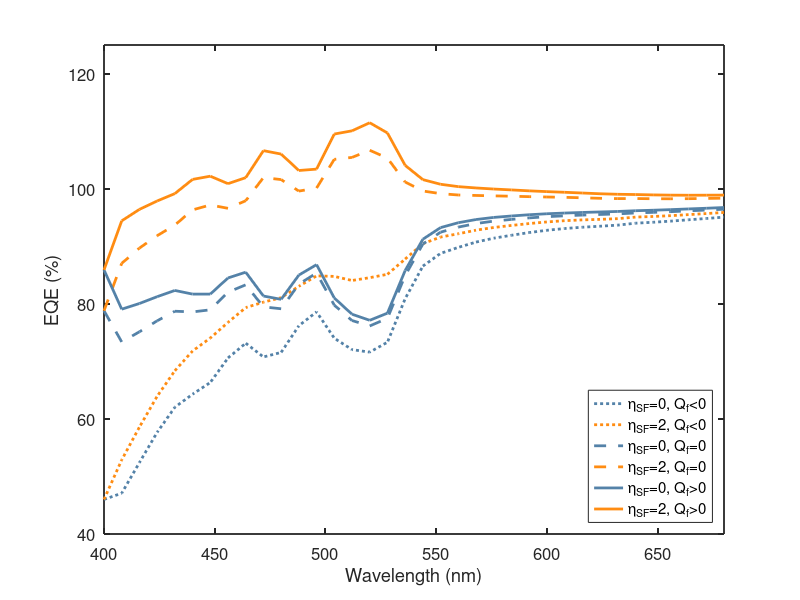

Recreate this plot in MATLAB.
% plot_eqe_from_rows.m
clear; close all; clc;

% Wavelength axis (nm)
wl = 400:8:680;  % 36 points

% ---- Paste your six series exactly as provided --------------------------
% sf0_qf_pos = [ ...
% 97.35027069 88.25702271 87.99994517 88.01814943 88.15971064 86.69079864 86.10958279 88.49567689 89.05091319 84.40307627 83.43830288 87.53223702 89.17613365 83.02748396 79.96929131 78.73397051 79.83739851 87.19497871 92.57562364 94.54532511 95.33865838 95.7863095 96.06576077 96.24010851 96.38673362 96.4911113 96.56067964 96.63010637 96.69215419 96.74759197 96.81392569 96.88148214 96.95814236 97.04859582 97.13490258 97.23303628];
% 
% sf2_qf_pos = [ ...
% 97.35027069 106.3687551 107.2955554 107.6407242 108.0189205 110.2089614 110.285672 107.8280501 108.4346886 114.2120742 113.2226501 108.9769495 108.7633572 116.6454019 117.5729124 119.2416397 116.785305 108.7714489 104.801545 103.4319159 102.7402258 102.2626472 101.8859907 101.5863507 101.2847726 101.0299877 100.8206992 100.6155306 100.4221488 100.2723985 100.1362455 100.0216289 99.92742711 99.85548236 99.81363556 99.77775417];
% 
% sf0_qf_neg = [ ...
% 80.59661039	74.82437778	76.38945521	78.11430462	79.6345199	79.38573366	79.65658854	82.65839324	83.86661632	79.95644162	79.56362205	83.83342291	85.72982796	80.09314302	77.38531918	76.4100241	77.71601315	85.13966121	90.61411343	92.66384156	93.53899387	94.14127329	94.5507757	94.83375026	95.0861638	95.28613615	95.43242341	95.55292706	95.65219598	95.75073793	95.90530323	96.00525653	96.12060509	96.25759838	96.3895706	96.53240699];
% 
% sf2_qf_neg = [ ...
% 80.59661039 88.91629636 91.40249446 93.3817391 95.08606846 97.68414662 98.46690349 97.70003243 98.94824874 103.1494654 102.7374656 100.5185757 100.969753 106.2497131 106.6429836 107.9271963 106.4634953 101.9273275 100.1265439 99.57809146 99.29781491 99.18021537 99.07923024 98.99341664 98.89710372 98.81762807 98.74694956 98.65380315 98.55433395 98.49322847 98.49024809 98.44846091 98.43086954 98.44150822 98.47377002 98.51233541];
% 
% sf0_qf_zero = [ ...
% 95.76084978 86.98267114 86.89846432 87.07858106 87.35093938 85.99778622 85.49741298 87.94193031 88.55912866 83.98128338 83.07078887 87.18142811 88.84930069 82.74923279 79.72429627 78.51366565 79.63634447 87.00025568 92.38986442 94.36719668 95.16832388 95.63070234 95.92254855 96.10725691 96.26398072 96.37749321 96.4544006 96.52871871 96.59433409 96.65390643 96.72871581 96.79939069 96.87977942 96.97472557 97.06544994 97.16791926];
% 
% sf2_qf_zero = [ ...
% 95.76084978 104.7135187 105.788293 106.2884983 106.7925152 109.0213682 109.1650853 106.8677488 107.5352683 113.1634059 112.228779 108.1751638 108.02461 115.6601746 116.537123 118.169469 115.807246 108.1229783 104.3586777 103.0669047 102.4142382 101.9708443 101.6203805 101.341069 101.0590152 100.8209182 100.624833 100.4303305 100.2458878 100.1045872 99.98116805 99.87350097 99.78662086 99.72258399 99.68784985 99.65912238];


sf0_qf_pos = [ ...
85.90221981	79.07869803	80.0669307	81.25138034	82.33498808	81.69975393	81.70071755	84.50748702	85.5088519	81.36499041	80.79096271	85.00502208	86.82140453	81.02251555	78.20367087	77.14596625	78.38772936	85.79034282	91.23496996	93.25928107	94.10845993	94.66165609	95.02986234	95.27833083	95.49712499	95.66670188	95.78858194	95.89282714	95.98024288	96.0650529	96.19148867	96.28110267	96.38409645	96.50621496	96.62357609	96.75209061];

sf2_qf_pos = [ ...
85.90221981	94.43289266	96.424756	97.88638936	99.1706041	101.6372419	102.1959617	100.8964781	101.941419	106.6355247	106.0405993	103.1847456	103.4264446	109.5220562	110.0820855	111.4862834	109.7102629	104.0817638	101.5994768	100.7928754	100.3831278	100.1519619	99.9639537	99.81059982	99.64943035	99.51452767	99.40000725	99.27146467	99.1423403	99.05320246	99.00798039	98.94315749	98.90130324	98.8857489	98.89446805	98.90937147];

sf0_qf_neg = [ ...
46.00413731	47.08920491	52.41668969	57.66538725	62.03218591	64.30263376	66.3327677	70.60580564	73.16221036	70.77506256	71.56308548	76.19590028	78.61356324	74.03388567	72.04939245	71.61086926	73.33491877	80.89465744	86.56246825	88.77723215	89.82115613	90.74240536	91.4201364	91.92711345	92.39763137	92.79464454	93.09902503	93.32475496	93.50068931	93.68799834	94.02420067	94.19081509	94.38574751	94.61843725	94.84426041	95.07891219];

sf2_qf_neg = [ ...
46.00413731	52.87706925	58.58287855	63.93606165	68.37847987	71.818198	74.05858131	76.78374035	79.35657109	80.30095167	81.08109672	83.04886219	84.87293805	84.77696876	84.0661638	84.55567062	85.14214683	87.7897237	90.46943395	91.61706754	92.1864313	92.8120103	93.28007282	93.6355804	93.96286866	94.24510635	94.4603742	94.59835332	94.69266152	94.81439983	95.08589466	95.19429313	95.33462419	95.51541729	95.70028717	95.89211254];

sf0_qf_zero = [ ...
78.80645346	73.38947206	75.14943908	77.05670944	78.72422706	78.60576331	78.96761305	82.03516178	83.31309504	79.48166552	79.14988694	83.43843676	85.36177074	79.77972246	77.10927679	76.161708	77.48927054	84.91987832	90.40424884	92.46246188	93.34630053	93.96499919	94.38829833	94.68278527	94.94639708	95.15647473	95.31085994	95.43674698	95.53993428	95.64300926	95.80683462	95.91017851	96.02956938	96.17141405	96.30813248	96.45559828];

sf2_qf_zero = [ ...
78.80645346	87.0448196	89.69737166	91.85115699	93.69708562	96.33729073	97.19518426	96.61081156	97.92749943	101.9561703	101.6058062	99.60668535	100.1295649	105.1259638	105.4605404	106.7024797	105.3461579	101.1874656	99.62198646	99.16251008	98.92671483	98.84783625	98.77646266	98.71358642	98.63927525	98.57856213	98.52270312	98.44155893	98.35216496	98.30053835	98.31169875	98.27769324	98.26826263	98.28766711	98.32776413	98.37418921];


% sf0_qf_pos = [ ...
%     99.35642676	89.87652581	89.40683804	89.22274478	89.19923587	87.58308753	86.89872386	89.21027631	89.68611914	84.94822135	83.9136355	87.98618853	89.59925062	83.38786722	80.28674447	79.01956465	80.09818707	87.44773926	92.81692765	94.77683016	95.56013393	95.9888203	96.2523191	96.41334162	96.54698991	96.63964195	96.699801	96.76296434	96.8204485	96.87060186	96.92612127	96.98970855	97.06162988	97.14638461	97.22710213	97.31976746];
% 
% sf2_qf_pos = [ ...
% 	99.35642676	108.4169964	109.159211	109.3098221	109.5285499	111.6579686	111.6471057	109.0002825	109.5287443	115.4628533	114.4030332	109.9385369	109.6501399	117.8015833	118.7805127	120.4861251	117.9207187	109.5349643	105.3322591	103.873783	103.1369101	102.6184649	102.2103246	101.8861393	101.5609745	101.2859619	101.0606631	100.8427309	100.6387389	100.4788471	100.3270865	100.2041884	100.1012031	100.0197153	99.96924567	99.92472352];
% 
% sf0_qf_neg = [ ...
% 	99.17929591	89.73960805	89.29176982	89.12667908	89.11776139	87.51400031	86.83814269	89.15585122	89.63807041	84.90719328	83.878081	87.95238948	89.56788991	83.36128584	80.26345431	78.99873832	80.07932418	87.42966225	92.79988373	94.76061987	95.54475353	95.97499891	96.23982742	96.40197781	96.53674488	96.63042952	96.69143613	96.7551764	96.81308838	96.86374463	96.92032345	96.98431506	97.05673009	97.14209694	97.22343773	97.31674031];
% 
% sf2_qf_neg = [ ...
% 	99.17929591	108.2134402	108.9731485	109.1415592	109.3740075	111.5023512	111.4975735	108.8747279	109.4093769	115.3121491	114.2578932	109.8258364	109.546712	117.6513117	118.6188677	120.3162591	117.7659135	109.4375011	105.2702324	103.8248763	103.0942971	102.5808151	102.1764186	101.855105	101.5327082	101.2600496	101.0366243	100.8202794	100.617655	100.459021	100.3090649	100.1872414	100.0853784	100.0051003	99.95572542	99.9123336];
% 
% sf0_qf_zero = [ ...
% 	99.29025371	89.82537546	89.36385038	89.18685678	89.16880018	87.55728136	86.87609762	89.18995332	89.6681825	84.93291074	83.90037537	87.97359066	89.58757012	83.37797601	80.27808812	79.01183554	80.09120207	87.44106752	92.81066189	94.77088789	95.5545116	95.98379843	96.24781177	96.40927286	96.54335861	96.63641692	96.69691153	96.76030465	96.81795997	96.86831531	96.92426325	96.98801558	97.06013945	97.14514699	97.22612393	97.31905681];
% 
% sf2_qf_zero = [ ...
% 	99.29025371	108.3410334	109.0897888	109.2470517	109.4709076	111.5999432	111.5913588	108.9534747	109.4842523	115.4067051	114.3489692	109.8965603	109.6116254	117.7456364	118.7203403	120.4229015	117.8631159	109.4987333	105.3092441	103.8556663	103.1211478	102.6045706	102.1978437	101.8747463	101.550633	101.2765187	101.0519375	100.8346113	100.6311404	100.4717316	100.320677	100.1981935	100.0956448	100.0146323	99.96459767	99.92052667];
% sf0_qf_pos = [ ...
%     	99.27902697	89.81209085	89.34463551	89.15009274	89.09398233	87.42194837	86.6612635	88.84142303	89.14582254	84.27205657	82.98942866	86.7731057	88.09102438	81.69346206	78.33691164	76.74397684	77.31730864	83.73871885	88.16072413	89.55049714	89.86610645	89.44968015	88.88936081	88.26287248	87.51727728	86.70129996	85.93654013	85.38748836	84.96293574	84.42065692	83.12985946	82.62935986	81.98197765	81.12664515	80.19505373	79.19197957];
% 
% sf2_qf_pos = [ ...
% 	99.27902697	108.3345138	109.0777812	109.217617	109.4035074	111.4733947	111.3855553	108.6121662	108.9691342	114.7569889	113.4491534	108.7040915	108.1224034	116.0736948	116.7932304	118.1702007	115.1030553	105.8044699	100.663892	98.63861071	97.43552196	96.0728864	94.84158217	93.73035878	92.52639761	91.34311401	90.29317458	89.46330091	88.77752641	88.02540683	86.52753193	85.84072831	85.01860968	83.99719663	82.934546	81.79441808];
% 
% sf0_qf_neg = [ ...
% 	99.10197866	89.67529959	89.2299694	89.05519628	89.01499958	87.35702002	86.60663226	88.79548964	89.10893118	84.24371192	82.96913677	86.75747771	88.08024337	81.68792943	78.33566167	76.74653204	77.32402051	83.75070453	88.17740884	89.56972381	89.88724322	89.47381695	88.91593102	88.29140319	87.54765536	86.73327563	85.9697398	85.42148396	84.99749879	84.45584656	83.16622074	82.66613789	82.01922212	81.16440204	80.23325384	79.23055432];
% 
% sf2_qf_neg = [ ...
% 	99.10197866	108.1311311	108.8921708	109.0505741	109.2515082	111.321997	111.2420356	108.4951533	108.8609744	114.6190453	113.3193533	108.6096177	108.039606	115.9445593	116.6537235	118.0238219	114.9739215	105.737126	100.6356262	98.62516453	97.42944585	96.07321217	94.84675368	93.73923354	92.53876768	91.35840225	90.31071212	89.48264398	88.79837608	88.0476375	86.55167878	85.8659617	85.04493772	84.02463421	82.96289799	81.82363746];
% 
% sf0_qf_zero = [ ...
% 	99.21286689	89.76098196	89.30183041	89.11477182	89.06477183	87.39819425	86.64157558	88.82529404	89.13339513	84.26300687	82.98369951	86.76947113	88.08949239	81.6939478	78.33911815	76.74776881	77.32292197	83.74685195	88.17106458	89.56199983	89.87845888	89.4633388	88.90407401	88.27843114	87.53362893	86.71833294	85.95409135	85.40537531	84.98106117	84.43904351	83.14872613	82.64839621	82.00120128	81.14607016	80.21464707	79.21170861];
% 
% sf2_qf_zero = [ ...
% 	99.21286689	108.2586058	109.0085559	109.1554282	109.3471051	111.4174388	111.3327647	108.5695667	108.9301659	114.7071237	113.4026426	108.6710942	108.094052	116.02815	116.7439491	118.1185287	115.0580789	105.7830602	100.6574927	98.63794587	97.43774018	96.07767773	94.84832642	93.73859751	92.53604303	91.35393256	90.30489321	89.47573124	88.79054496	88.0389675	86.54184995	85.85546545	85.03376806	84.01277876	82.95047194	81.81066322];
% -------------------------------------------------------------------------

% Colors (SF=0 → blue, SF=2 → orange)
cSF0 = [0.33 0.51 0.66];
cSF2 = [1.00 0.55 0.07];

% Plot
figure('Color','w','Position',[80 80 600 400]); hold on;

% Qf = -1e19 (dotted)
p1 = plot(wl, sf0_qf_neg,  ':', 'Color', cSF0, 'LineWidth', 2);
p2 = plot(wl, sf2_qf_neg,  ':', 'Color', cSF2, 'LineWidth', 2);

% Qf = 0 (dashed)
p3 = plot(wl, sf0_qf_zero, '--', 'Color', cSF0, 'LineWidth', 2);
p4 = plot(wl, sf2_qf_zero, '--', 'Color', cSF2, 'LineWidth', 2);

% Qf = +1e19 (solid)
p5 = plot(wl, sf0_qf_pos,   '-', 'Color', cSF0, 'LineWidth', 2);
p6 = plot(wl, sf2_qf_pos,   '-', 'Color', cSF2, 'LineWidth', 2);

xlabel('Wavelength (nm)');
ylabel('EQE (%)');
grid off; box on;
set(gca, 'LineWidth', 1.3, 'FontSize', 12);

% Legend
legend([p1 p2 p3 p4 p5 p6], ...
   {'\eta_{SF}=0, Q_f<0', '\eta_{SF}=2, Q_f<0', ...
    '\eta_{SF}=0, Q_f=0',  '\eta_{SF}=2, Q_f=0', ...
    '\eta_{SF}=0, Q_f>0',  '\eta_{SF}=2, Q_f>0'}, ...
   'Interpreter','tex','Location','southeast');

% title('EQE vs. wavelength — color by \eta_{SF}, line style by Q_f', 'Interpreter','tex');

xlim([min(wl) max(wl)]);
ylim ([40,125]);
